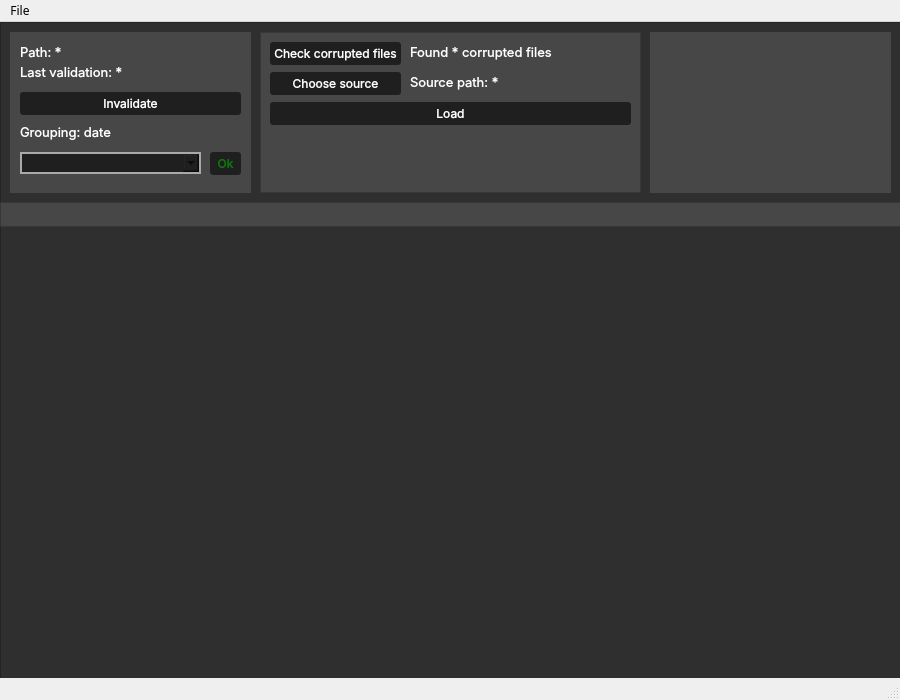
<?xml version="1.0" encoding="UTF-8"?>
<ui version="4.0">
 <class>MainWindow</class>
 <widget class="QMainWindow" name="MainWindow">
  <property name="geometry">
   <rect>
    <x>0</x>
    <y>0</y>
    <width>900</width>
    <height>700</height>
   </rect>
  </property>
  <property name="minimumSize">
   <size>
    <width>900</width>
    <height>700</height>
   </size>
  </property>
  <property name="maximumSize">
   <size>
    <width>900</width>
    <height>700</height>
   </size>
  </property>
  <property name="font">
   <font>
    <family>Myanmar Text</family>
   </font>
  </property>
  <property name="windowTitle">
   <string>MainWindow</string>
  </property>
  <property name="styleSheet">
   <string notr="true"/>
  </property>
  <widget class="QWidget" name="centralwidget">
   <widget class="QFrame" name="frame">
    <property name="geometry">
     <rect>
      <x>0</x>
      <y>180</y>
      <width>901</width>
      <height>25</height>
     </rect>
    </property>
    <property name="styleSheet">
     <string notr="true">background-color: #474747;
</string>
    </property>
    <property name="frameShape">
     <enum>QFrame::StyledPanel</enum>
    </property>
    <property name="frameShadow">
     <enum>QFrame::Raised</enum>
    </property>
   </widget>
   <widget class="QFrame" name="frame_2">
    <property name="geometry">
     <rect>
      <x>0</x>
      <y>0</y>
      <width>931</width>
      <height>731</height>
     </rect>
    </property>
    <property name="styleSheet">
     <string notr="true">background-color: #2f2f2f;</string>
    </property>
    <property name="frameShape">
     <enum>QFrame::StyledPanel</enum>
    </property>
    <property name="frameShadow">
     <enum>QFrame::Raised</enum>
    </property>
    <widget class="QLabel" name="lblPath">
     <property name="geometry">
      <rect>
       <x>20</x>
       <y>20</y>
       <width>221</width>
       <height>21</height>
      </rect>
     </property>
     <property name="font">
      <font>
       <family>Inter</family>
       <pointsize>10</pointsize>
      </font>
     </property>
     <property name="styleSheet">
      <string notr="true">color: white;
background-color: transparent;</string>
     </property>
     <property name="text">
      <string>Path: *</string>
     </property>
    </widget>
    <widget class="QLabel" name="lblLastValidation">
     <property name="geometry">
      <rect>
       <x>20</x>
       <y>40</y>
       <width>221</width>
       <height>21</height>
      </rect>
     </property>
     <property name="font">
      <font>
       <family>Inter</family>
       <pointsize>10</pointsize>
      </font>
     </property>
     <property name="styleSheet">
      <string notr="true">color: white;
background-color: transparent;</string>
     </property>
     <property name="text">
      <string>Last validation: *</string>
     </property>
    </widget>
    <widget class="QPushButton" name="btnInvalidate">
     <property name="geometry">
      <rect>
       <x>20</x>
       <y>70</y>
       <width>221</width>
       <height>23</height>
      </rect>
     </property>
     <property name="font">
      <font>
       <family>Inter</family>
       <pointsize>9</pointsize>
      </font>
     </property>
     <property name="styleSheet">
      <string notr="true">background-color: #1f1f1f;
color: white;
border-radius: 3px;</string>
     </property>
     <property name="text">
      <string>Invalidate</string>
     </property>
    </widget>
    <widget class="QLabel" name="lblCurrentGrouping">
     <property name="geometry">
      <rect>
       <x>20</x>
       <y>100</y>
       <width>171</width>
       <height>21</height>
      </rect>
     </property>
     <property name="font">
      <font>
       <family>Inter</family>
       <pointsize>10</pointsize>
      </font>
     </property>
     <property name="styleSheet">
      <string notr="true">color: white;
background-color: transparent;</string>
     </property>
     <property name="text">
      <string>Grouping: date</string>
     </property>
    </widget>
    <widget class="QComboBox" name="menuGrouping">
     <property name="geometry">
      <rect>
       <x>20</x>
       <y>130</y>
       <width>181</width>
       <height>22</height>
      </rect>
     </property>
     <property name="styleSheet">
      <string notr="true">background-color: #1f1f1f;
border: 2px solid darkgray;
selection-background-color: lightgray;</string>
     </property>
    </widget>
    <widget class="QFrame" name="frame">
     <property name="geometry">
      <rect>
       <x>10</x>
       <y>10</y>
       <width>241</width>
       <height>161</height>
      </rect>
     </property>
     <property name="styleSheet">
      <string notr="true">background-color: #474747;
</string>
     </property>
     <widget class="QPushButton" name="btnConfirmGrouping">
      <property name="geometry">
       <rect>
        <x>200</x>
        <y>120</y>
        <width>31</width>
        <height>23</height>
       </rect>
      </property>
      <property name="font">
       <font>
        <family>Inter</family>
        <pointsize>9</pointsize>
       </font>
      </property>
      <property name="styleSheet">
       <string notr="true">background-color: #1f1f1f;
color: green;
border-radius: 3px;</string>
      </property>
      <property name="text">
       <string>Ok</string>
      </property>
     </widget>
    </widget>
    <widget class="QFrame" name="frame_3">
     <property name="geometry">
      <rect>
       <x>260</x>
       <y>10</y>
       <width>381</width>
       <height>161</height>
      </rect>
     </property>
     <property name="styleSheet">
      <string notr="true">background-color: #474747;</string>
     </property>
     <property name="frameShape">
      <enum>QFrame::StyledPanel</enum>
     </property>
     <property name="frameShadow">
      <enum>QFrame::Raised</enum>
     </property>
     <widget class="QPushButton" name="btnCheckCorrupted">
      <property name="geometry">
       <rect>
        <x>10</x>
        <y>10</y>
        <width>131</width>
        <height>23</height>
       </rect>
      </property>
      <property name="font">
       <font>
        <family>Inter</family>
        <pointsize>9</pointsize>
       </font>
      </property>
      <property name="styleSheet">
       <string notr="true">background-color: #1f1f1f;
color: white;
border-radius: 3px;</string>
      </property>
      <property name="text">
       <string>Check corrupted files</string>
      </property>
     </widget>
     <widget class="QLabel" name="lblCorrupted">
      <property name="geometry">
       <rect>
        <x>150</x>
        <y>10</y>
        <width>171</width>
        <height>21</height>
       </rect>
      </property>
      <property name="font">
       <font>
        <family>Inter</family>
        <pointsize>10</pointsize>
       </font>
      </property>
      <property name="styleSheet">
       <string notr="true">color: white;
background-color: transparent;</string>
      </property>
      <property name="text">
       <string>Found * corrupted files</string>
      </property>
     </widget>
     <widget class="QPushButton" name="btnChooseSource">
      <property name="geometry">
       <rect>
        <x>10</x>
        <y>40</y>
        <width>131</width>
        <height>23</height>
       </rect>
      </property>
      <property name="font">
       <font>
        <family>Inter</family>
        <pointsize>9</pointsize>
       </font>
      </property>
      <property name="styleSheet">
       <string notr="true">background-color: #1f1f1f;
color: white;
border-radius: 3px;</string>
      </property>
      <property name="text">
       <string>Choose source</string>
      </property>
     </widget>
     <widget class="QLabel" name="lblSource">
      <property name="geometry">
       <rect>
        <x>150</x>
        <y>40</y>
        <width>221</width>
        <height>21</height>
       </rect>
      </property>
      <property name="font">
       <font>
        <family>Inter</family>
        <pointsize>10</pointsize>
       </font>
      </property>
      <property name="styleSheet">
       <string notr="true">color: white;
background-color: transparent;</string>
      </property>
      <property name="text">
       <string>Source path: *</string>
      </property>
     </widget>
     <widget class="QPushButton" name="btnLoad">
      <property name="geometry">
       <rect>
        <x>10</x>
        <y>70</y>
        <width>361</width>
        <height>23</height>
       </rect>
      </property>
      <property name="font">
       <font>
        <family>Inter</family>
        <pointsize>9</pointsize>
       </font>
      </property>
      <property name="styleSheet">
       <string notr="true">background-color: #1f1f1f;
color: white;
border-radius: 3px;</string>
      </property>
      <property name="text">
       <string>Load</string>
      </property>
      <property name="flat">
       <bool>false</bool>
      </property>
     </widget>
    </widget>
    <widget class="QFrame" name="frame_4">
     <property name="geometry">
      <rect>
       <x>650</x>
       <y>10</y>
       <width>241</width>
       <height>161</height>
      </rect>
     </property>
     <property name="styleSheet">
      <string notr="true">background-color: #474747;
</string>
     </property>
    </widget>
    <zorder>frame</zorder>
    <zorder>lblPath</zorder>
    <zorder>lblLastValidation</zorder>
    <zorder>btnInvalidate</zorder>
    <zorder>lblCurrentGrouping</zorder>
    <zorder>menuGrouping</zorder>
    <zorder>frame_3</zorder>
    <zorder>frame_4</zorder>
   </widget>
   <zorder>frame_2</zorder>
   <zorder>frame</zorder>
  </widget>
  <widget class="QMenuBar" name="menubar">
   <property name="geometry">
    <rect>
     <x>0</x>
     <y>0</y>
     <width>900</width>
     <height>21</height>
    </rect>
   </property>
   <widget class="QMenu" name="menuFile">
    <property name="title">
     <string>File</string>
    </property>
    <addaction name="actionSelect_folder"/>
   </widget>
   <addaction name="menuFile"/>
  </widget>
  <widget class="QStatusBar" name="statusbar"/>
  <action name="actionSelect_folder">
   <property name="text">
    <string>Select folder</string>
   </property>
  </action>
 </widget>
 <resources/>
 <connections/>
</ui>
